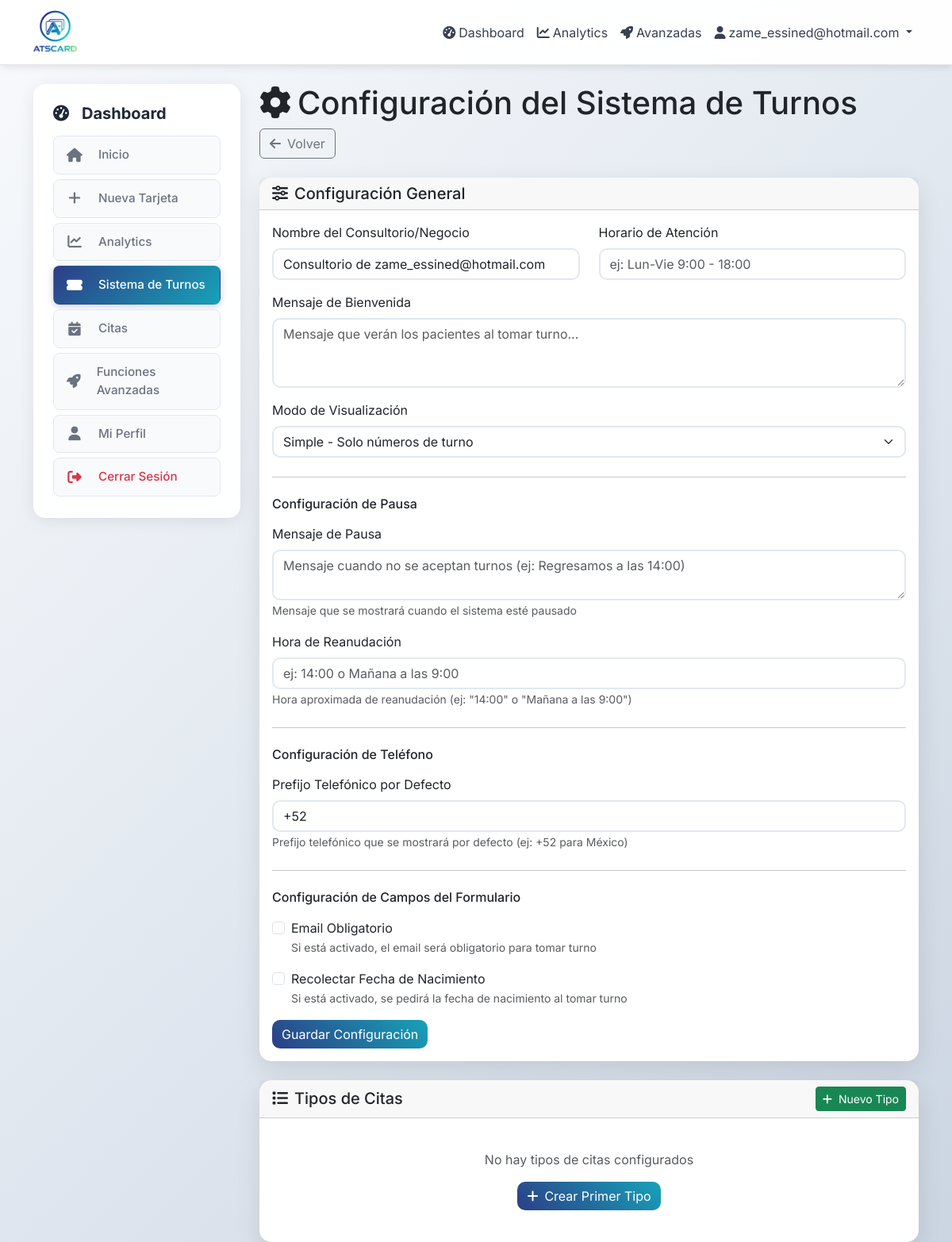
Page /dashboard/tickets/settings (signed in) on the earlier database version.
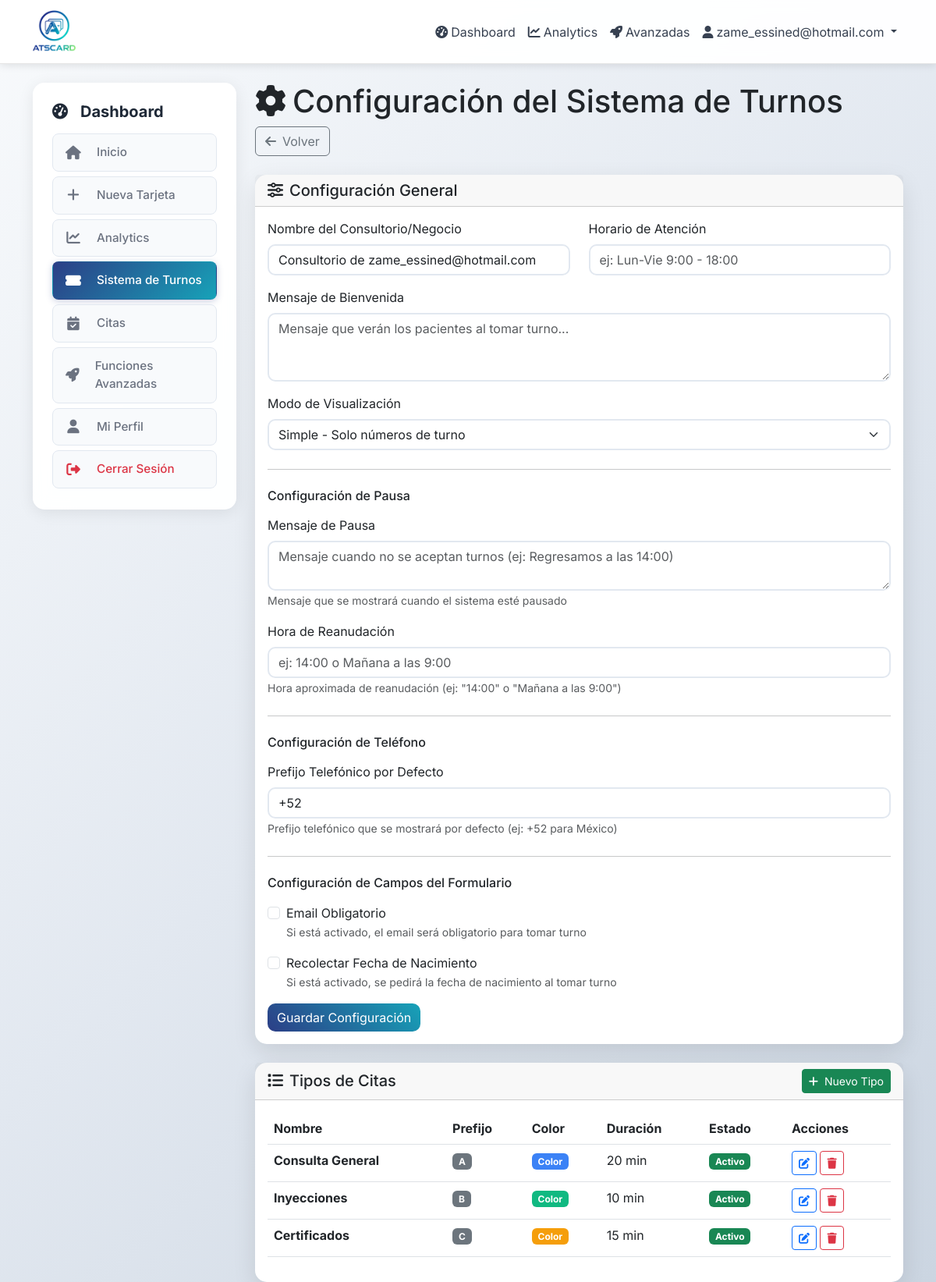
Same page on the later database version.
### app/models.py (models this page shows, shortened)
class TicketType(db.Model):
    __tablename__ = 'ticket_type'
    id = db.Column(db.Integer, primary_key=True)
    ticket_system_id = db.Column(db.Integer, db.ForeignKey('ticket_system.id'), nullable=False)
    name = db.Column(db.String(100), nullable=False)  # "Consulta General", "Inyecciones", etc.
    description = db.Column(db.String(500))
    color = db.Column(db.String(7), default='#6366f1')  # Color hex para identificación visual
    estimated_duration = db.Column(db.Integer, default=30)  # Duración estimada en minutos
    prefix = db.Column(db.String(5), default='A')  # Prefijo para números de ticket (A, B, C, etc.)
    is_active = db.Column(db.Boolean, default=True)
    order_index = db.Column(db.Integer, default=0)
    created_at = db.Column(db.DateTime, default=now_utc_for_db)
    tickets = db.relationship('Ticket', backref='type', lazy='dynamic', cascade='all, delete-orphan')

### app/dashboard/routes.py (the view, shortened to what this page needs)
@bp.route('/tickets/settings', methods=['GET', 'POST'])
@login_required
def tickets_settings():
    from .forms import TicketSystemForm, TicketTypeForm
    if not current_user.ticket_system or not current_user.ticket_system.is_enabled:
        flash('El sistema de turnos no está habilitado para tu cuenta. Contacta al administrador.', 'warning')
        return redirect(url_for('dashboard.index'))
    system = current_user.ticket_system
    system_form = TicketSystemForm(obj=system)
    ticket_types = system.ticket_types.order_by(TicketType.order_index).all()
    user_agent = request.headers.get('User-Agent', '').lower()
    is_mobile = any(keyword in user_agent for keyword in [
        'mobile', 'android', 'iphone', 'ipad', 'ipod', 'blackberry', 'windows phone'
    ])
    if is_mobile:
        return render_template('dashboard/tickets_settings_pwa.html',
                              system=system,
                              system_form=system_form,
                              ticket_types=ticket_types)
    else:
        return render_template('dashboard/tickets/settings.html',
                              system=system,
                              system_form=system_form,
                              ticket_types=ticket_types)

### app/models.py (called while the page is built)
    def is_admin(self):
        return self.role == 'admin'

    def get_waiting_count(self):
        return self.tickets.filter_by(status='waiting').count()

### app/templates/dashboard/tickets/settings.html (shortened to what the changed rows need)
{% extends "base.html" %}
{% block content %}
<div class="row">
    <div class="col-md-9">
        <div class="dashboard-header mb-4">
            <div class="header-content">
                <div class="header-left">
                    <h1 class="dashboard-title">
                        <i class="fas fa-cog me-2"></i>Configuración del Sistema de Turnos
                    </h1>
                </div>
            </div>
        </div>
        <div class="card">
            <div class="card-body">
                {% if ticket_types %}
                    <div class="table-responsive">
                        <table class="table table-hover">
                            <thead>
                                <tr>
                                    <th>Nombre</th>
                                    <th>Prefijo</th>
                                    <th>Color</th>
                                    <th>Duración</th>
                                    <th>Estado</th>
                                    <th>Acciones</th>
                                </tr>
                            </thead>
                            <tbody>
                                {% for ticket_type in ticket_types %}
                                <tr>
                                    <td><strong>{{ ticket_type.name }}</strong></td>
                                    <td><span class="badge bg-secondary">{{ ticket_type.prefix }}</span></td>
                                    <td><span class="badge" style="background-color: {{ ticket_type.color }};">Color</span></td>
                                    <td>{{ ticket_type.estimated_duration }} min</td>
                                    <td>
                                        {% if ticket_type.is_active %}
                                            <span class="badge bg-success">Activo</span>
                                        {% else %}
                                            <span class="badge bg-secondary">Inactivo</span>
                                        {% endif %}
                                    </td>
                                    <td>
                                        <a href="{{ url_for('dashboard.edit_ticket_type', id=ticket_type.id) }}"
                                           class="btn btn-sm btn-outline-primary">
                                            <i class="fas fa-edit"></i>
                                        </a>
                                        <form method="POST" action="{{ url_for('dashboard.delete_ticket_type', id=ticket_type.id) }}"
                                              style="display: inline;"
                                              onsubmit="return confirm('¿Eliminar este tipo de cita?');">
                                            <button type="submit" class="btn btn-sm btn-outline-danger">
                                                <i class="fas fa-trash"></i>
                                            </button>
                                        </form>
                                    </td>
                                </tr>
                                {% endfor %}
                            </tbody>
                        </table>
                    </div>
                {% else %}
                    <div class="text-center py-4">
                        <p class="text-muted">No hay tipos de citas configurados</p>
                        <a href="{{ url_for('dashboard.new_ticket_type') }}" class="btn btn-primary">
                            <i class="fas fa-plus me-2"></i>Crear Primer Tipo
                        </a>
                    </div>
                {% endif %}
            </div>
        </div>
    </div>
</div>
{% endblock %}

Differences in the rows shown:
added TicketType: name "Consulta General", prefix "A", estimated_duration "20", is_active "Activo"
added TicketType: name "Inyecciones", prefix "B", estimated_duration "10", is_active "Activo"
added TicketType: name "Certificados", prefix "C", estimated_duration "15", is_active "Activo"
Other differences:
text no longer shown: "No hay tipos de citas configurados Crear Primer Tipo"
text now shown: "Nombre Prefijo Color Duración Estado Acciones"
